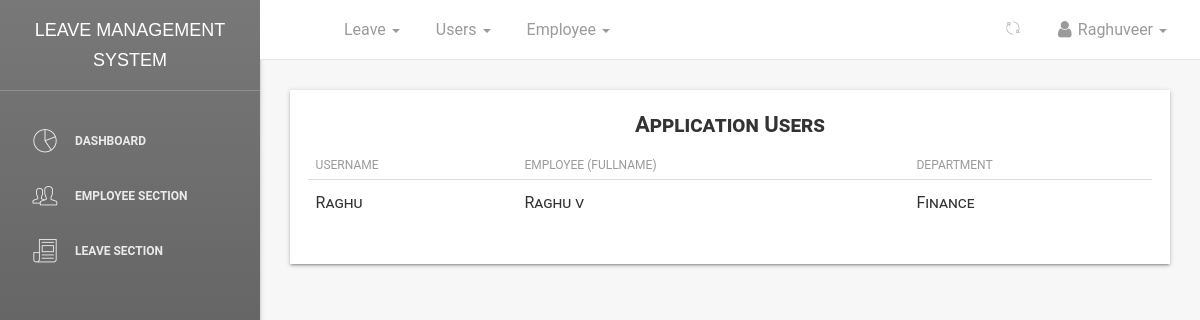
The page /accounts/users/all (signed in) on the database as committed earlier.
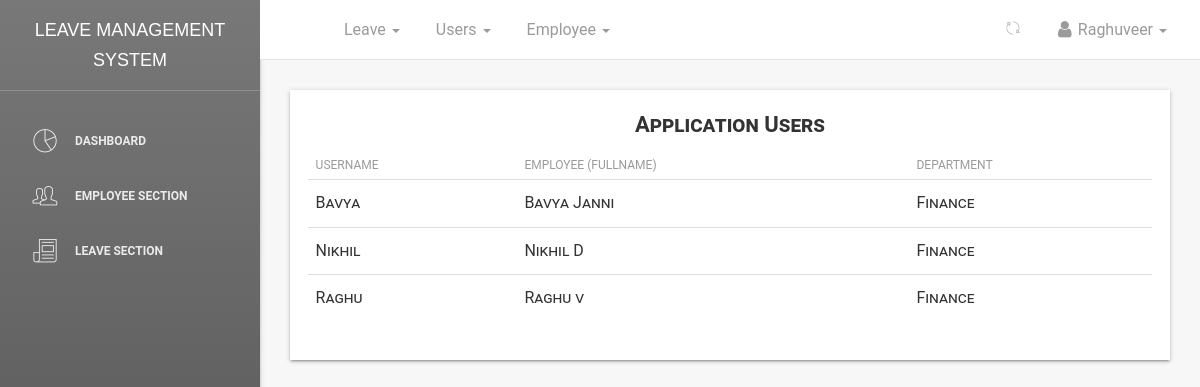
The same page on the database as committed later.
### employee/models.py (models this page shows, shortened)
class Employee(models.Model):
    MALE = 'male'
    FEMALE = 'female'
    OTHER = 'other'
    NOT_KNOWN = 'Not Known'
    GENDER = (
        (MALE, 'Male'),
        (FEMALE, 'Female'),
        (OTHER, 'Other'),
        (NOT_KNOWN, 'Not Known'),
    )
    MR = 'Mr'
    MRS = 'Mrs'
    MSS = 'Mss'
    DR = 'Dr'
    SIR = 'Sir'
    MADAM = 'Madam'
    TITLE = (
        (MR, 'Mr'),
        (MRS, 'Mrs'),
        (MSS, 'Mss'),
        (DR, 'Dr'),
        (SIR, 'Sir'),
        (MADAM, 'Madam'),
    )
    FULL_TIME = 'Full-Time'
    PART_TIME = 'Part-Time'
    CONTRACT = 'Contract'
    INTERN = 'Intern'
    EMPLOYEETYPE = (
        (FULL_TIME, 'Full-Time'),
        (PART_TIME, 'Part-Time'),
        (CONTRACT, 'Contract'),
        (INTERN, 'Intern'),
    )
    user = models.ForeignKey(User, on_delete=models.CASCADE, default=1)
    firstname = models.CharField(_('Firstname'), max_length=125, null=False, blank=False)
    lastname = models.CharField(_('Lastname'), max_length=125, null=False, blank=False)
    othername = models.CharField(_('Othername (optional)'), max_length=125, null=True, blank=True)
    department = models.ForeignKey(Department, verbose_name=_('Department'), on_delete=models.SET_NULL, null=True,
                                   default=None)
    role = models.ForeignKey(Role, verbose_name=_('Role'), on_delete=models.SET_NULL, null=True, default=None)
    startdate = models.DateField(_('Employment Date'), help_text='date of employment', blank=False, null=True)
    employeetype = models.CharField(_('Employee Type'), max_length=15, default=FULL_TIME, choices=EMPLOYEETYPE,
                                    blank=False, null=True)
    Unpaid = models.PositiveIntegerField(verbose_name=_('Unpaid Leave'), default=5,
                                         null=True,
                                         blank=True)
    Paid = models.PositiveIntegerField(verbose_name=_('Paid Leave'), default=15,
                                       null=True,
                                       blank=True)
    email = models.CharField(_('Email'), max_length=50, null=False, blank=False)
    created = models.DateTimeField(verbose_name=_('Created'), auto_now_add=True, null=True)
    updated = models.DateTimeField(verbose_name=_('Updated'), auto_now=True, null=True)
    objects = EmployeeManager()
    class Meta:
        verbose_name = _('Employee')
        verbose_name_plural = _('Employees')
        ordering = ['-created']
    @property
    def get_full_name(self):
        fullname = ''
        firstname = self.firstname
        lastname = self.lastname
        othername = self.othername
        if (firstname and lastname) or othername is None:
            fullname = firstname + ' ' + lastname
            return fullname
        elif othername:
            fullname = firstname + ' ' + lastname + ' ' + othername
            return fullname
        return

class Department(models.Model):
    name = models.CharField(max_length=125)
    description = models.CharField(max_length=125, null=True, blank=True)
    created = models.DateTimeField(verbose_name=_('Created'), auto_now_add=True)
    updated = models.DateTimeField(verbose_name=_('Updated'), auto_now=True)
    class Meta:
        verbose_name = _('Department')
        verbose_name_plural = _('Departments')
        ordering = ['name', 'created']
    def __str__(self):
        return self.name

### accounts/views.py (the view)
# urls.py: path('users/all', views.users_list, name='users'),
def users_list(request):
    if request.user.username == "Raghuveer":
        employees = Employee.objects.filter(department_id=3)
        pass
    if request.user.username == "Akhil":
        employees = Employee.objects.filter(department_id=4)
        pass
    if request.user.username == "Vasu":
        employees = Employee.objects.filter(department_id=2)
        pass
    return render(request, 'accounts/users_table.html', {'employees': employees, 'title': 'Employee List'})

### templates/accounts/users_table.html (shortened to what this page needs)
{% extends '_layout.html' %}
{% block navheader %}
{% include 'includes/navheader_employee_app.html' %}
{% endblock %}
{% block content %}
<section class="content">
    <section class="container-fluid">
        <div class="table-shadow">
            <div class="text-center table-description">
                <h4 class="title-h3">Application Users</h4>
            </div>
            <table class="table">
                <thead>
                <tr>
                    <th scope="col">Username</th>
                    <th scope="col">Employee (fullname)</th>
                    <th scope="col">Department</th>
                </tr>
                </thead>
                <tbody>
                {% for emp in employees %}
                <tr>
                    <td>{{emp.user.username}}</td>
                    <td>{{ emp.get_full_name }}</td>
                    <td>{{ emp.department }}</td>
                </tr>
                {% endfor %}
                </tbody>
            </table>
        </div>
    </section>
</section>
{% endblock %}

Rows that differ between the two databases and show on the page:
added Employee: user.username "Bavya", get_full_name "Bavya Janni", department "Finance"
added Employee: user.username "Nikhil", get_full_name "Nikhil D", department "Finance"
